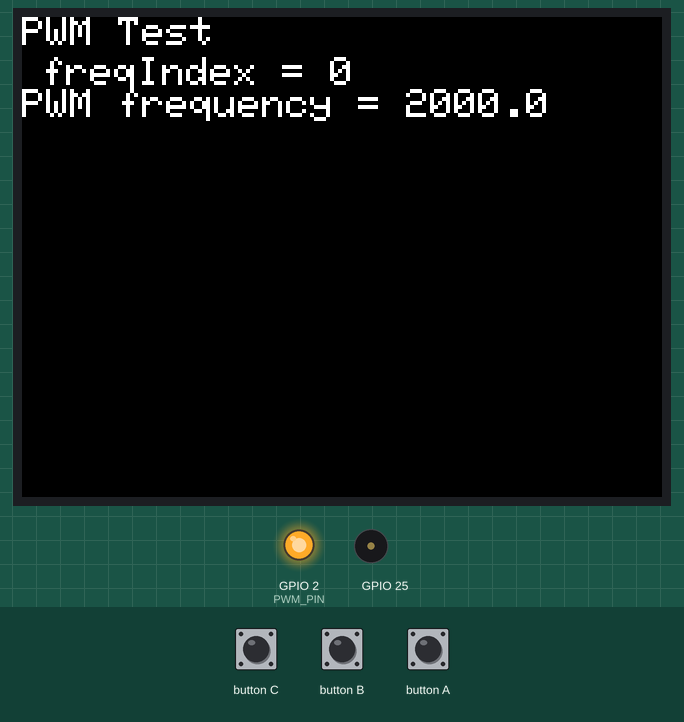
Recording of a sketch running on a simulated ESP32. Parts: 320×240 colour display, output pins drawn as LEDs (lit = HIGH), buzzer (waves = sounding). Inputs (shaded band) come from the test bench.

Above: at 1.3 s.
1.4 s: button A pressed for 0.15 s
At 1.5 s:
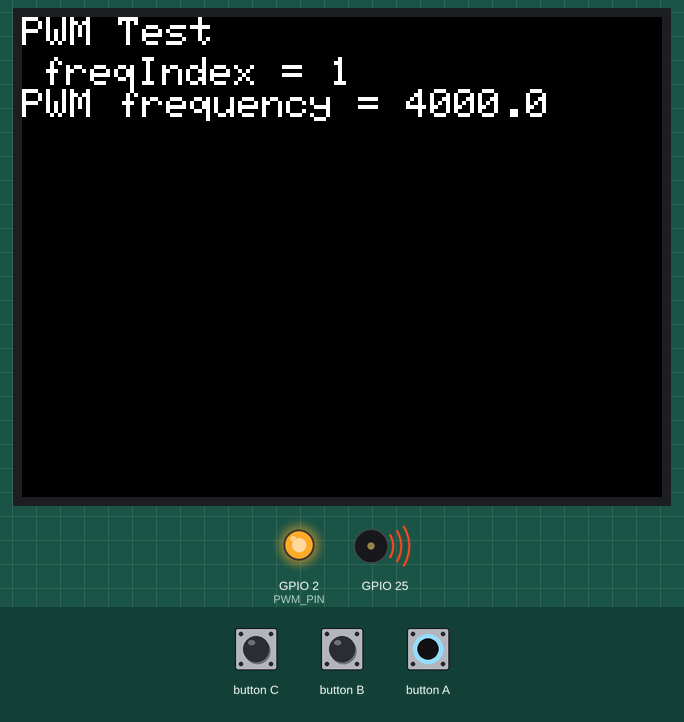
At 1.9 s:
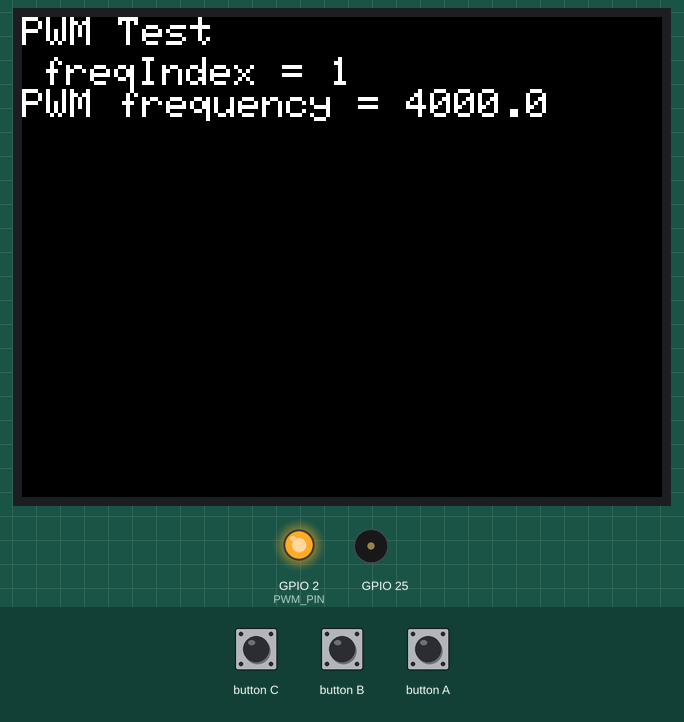
3.1 s: button A pressed for 1 s
At 4.4 s:
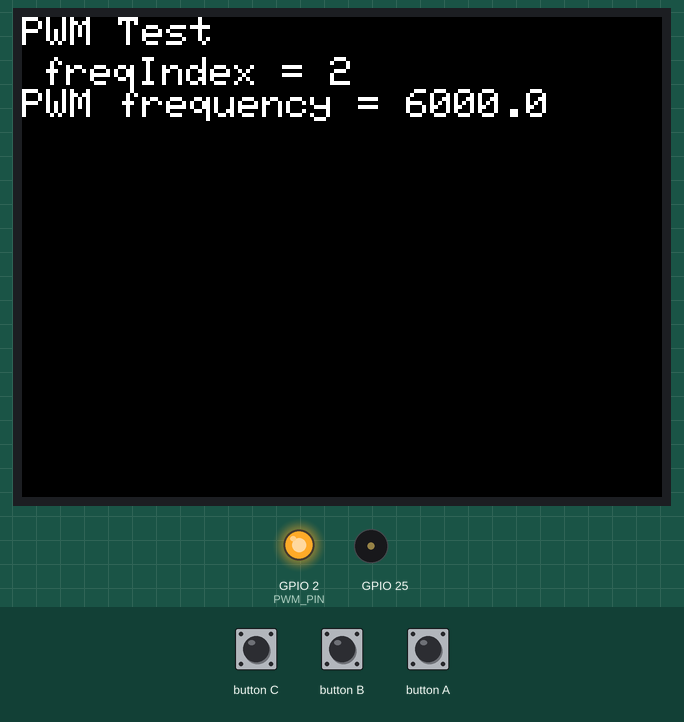
Timing chart, 0 to 6.1 s (numbered marks = the images above; inputs shaded):
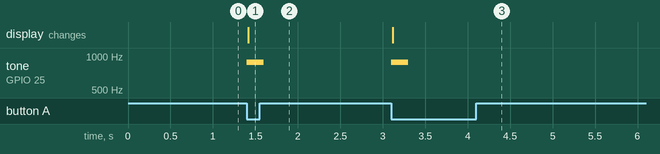

Measured:
- after the input at 1.4 s, tone on GPIO 25: silent → 880 Hz at once, → silent 0.20 s later; the display: changes at once (image 1)
- after the input at 3.1 s, tone on GPIO 25: silent → 880 Hz at once, → silent 0.20 s later; the display: changes at once (image 3)

The sketch:

LEDPWM_Test.ino
```cpp
//PWMFScan.ino//

//モータ駆動に使用されるPWM信号はPWM周期一定(PWM周波数一定)でデューティー比を変化させるものでした。
//ここではデューティー比50%に保ったまま，PWM周波数を変化させるPWM信号を発生させます。
#include <M5Stack.h>

const uint8_t nBits_forPWM = 8; // PWMに使用するビット数　n=1～16[bit]
                            //PWM周波数の最大値 Maxfreq=80000000.0/2^n[Hz]=312500[Hz]
const uint8_t PWM_CH = 2;   // PWMチャンネル
const uint8_t PWM_PIN = 2;  // PWM出力に使用するGPIO PIN番号
const int PWM_Values = 256; //デューティ　デューティー比50%固定
                            //MaxDuty=2^n  DutyRatio = Duty/MaxDuty
const double PWM_Frequencies[] = {2000.0, 4000.0, 6000.0, 8000.0, 10000.0, 12000.0, 14000.0};
                            // PWM周波数 Maxfreq=80000000.0/2^n[Hz]
const int nPWM_Frequencies = sizeof(PWM_Frequencies)/sizeof(double);

int freqIndex = 0;

void setup() {
  M5.begin();
  M5.Power.begin();
  M5.Lcd.setTextSize(2);
  M5.Lcd.print("PWM Test");
  M5.Lcd.setCursor(10, 20);
  M5.Lcd.printf("freqIndex = %d\n", freqIndex);
  M5.Lcd.printf("PWM frequency = %.1f  \n", PWM_Frequencies[freqIndex]);

  pinMode(PWM_PIN, OUTPUT);

  // チャンネルと周波数の分解能を設定
  ledcSetup(PWM_CH, PWM_Frequencies[freqIndex], nBits_forPWM);
  // PWM出力ピンとチャンネルの設定
  ledcAttachPin(PWM_PIN, PWM_CH);
  // デューティーの設定と出力開始
  ledcWrite(PWM_CH, PWM_Values);
}

void loop() {
  static int ValueIndex = 0;
  M5.update();

  if (M5.BtnA.wasPressed()) {
    freqIndex++;
    if (nPWM_Frequencies<=freqIndex) freqIndex = 0;
    M5.Speaker.tone(880, 200); //Peett
    M5.Lcd.setCursor(10, 20);
    M5.Lcd.printf("freqIndex = %d\n", freqIndex);
    M5.Lcd.printf("PWM frequency = %.1f  \n", PWM_Frequencies[freqIndex]);
    // チャンネルと周波数を更新
    ledcSetup(PWM_CH, PWM_Frequencies[freqIndex], nBits_forPWM);
    // 出力再開
    ledcWrite(PWM_CH, PWM_Values);
  }
}
```
